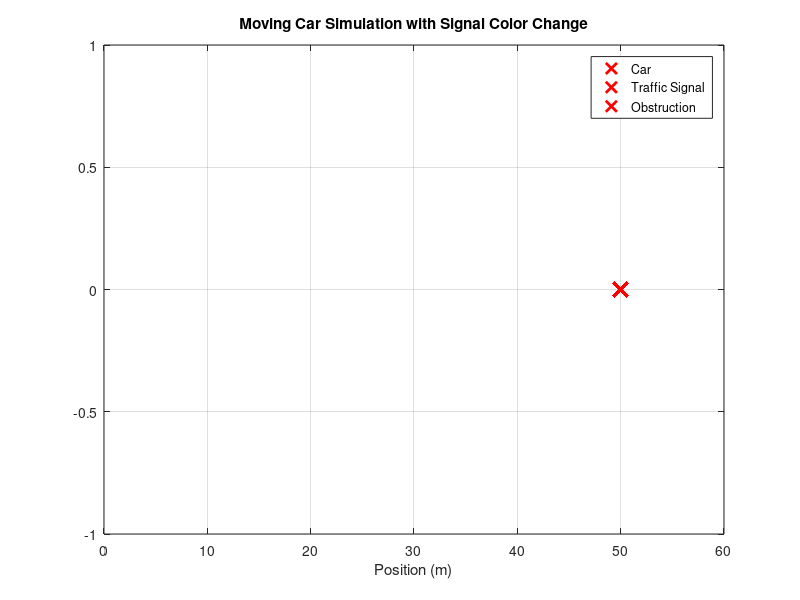

Write MATLAB code to recreate this figure.
% V2X MATLAB Project - Moving Car Simulation with Traffic Signal Color Change

% Simulation parameters
road_length = 60;           % Total road length
car_speed = 5;             % Car speed (in meters per second)
obstruction_position = 50;  % Position of the obstruction
total_time = road_length/car_speed;            % Total simulation time (in seconds)
time_step = 0.1;            % Time step for simulation (in seconds)
car_position = 0;           % Initial position of the car
signal_position = 30;       % Position of the traffic signal

% Create the figure
figure_handle = figure;

% Initialize traffic signal color and car color
signal_color = 'green';
car_color = 'blue';

% Simulation loop
for t = 1:round(total_time / time_step)
    % Update car position
    car_position = min(car_position + car_speed * time_step, road_length);
    
    % Check if the car is within 5m range of the obstruction
    if abs(car_position - obstruction_position) <= 5
        disp('Obstruction detected! Car stops.');
        car_speed = 0; % Car stops
        signal_color = 'red'; % Change traffic signal color to red
        disp(['Signal: Divert']); % Display diversion message
    else
        disp(['Signal: ' signal_color]); % Display signal color when obstruction is not detected
    end
    
    % Check if the car has reached the end of the road
    if car_position >= road_length
        disp('End of road reached. Simulation terminated.');
        break;
    end
    
    % Plot results dynamically
    plot(car_position, 0, 'o', 'MarkerSize', 10, 'MarkerFaceColor', car_color); % Car
    hold on;
    
    % Plot signal and obstruction markers
    plot(signal_position, 0, 'o', 'MarkerSize', 10, 'MarkerFaceColor', signal_color); % Traffic Signal
    plot(obstruction_position, 0, 'xr', 'MarkerSize', 10, 'LineWidth', 2); % Obstruction
    
    % Adjust axis limits
    xlim([0 road_length]);
    
    xlabel('Position (m)');
    title('Moving Car Simulation with Signal Color Change');
    legend('Car', 'Traffic Signal', 'Obstruction');
    grid on;
    
    drawnow; % Update the figure
    
    % Pause to control the animation speed
    pause(time_step);
    
    % Clear previous car and signal markers
    if t > 1
        delete(findobj(gca, 'Type', 'line', 'Marker', 'o'));
    end
end
